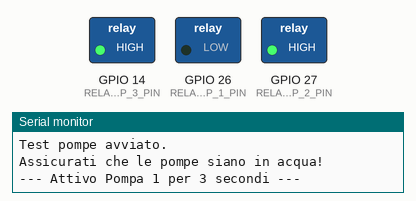
A sketch run on a simulated ESP32. On the bench: switched loads named in the sketch (green lamp = pin HIGH), the last lines printed to the serial monitor.

Above: at 4.5 s.
At 9.5 s:
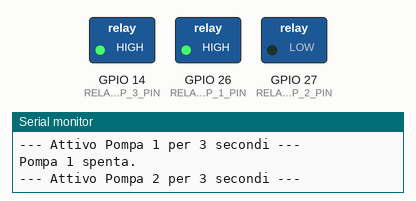
At 14.5 s:
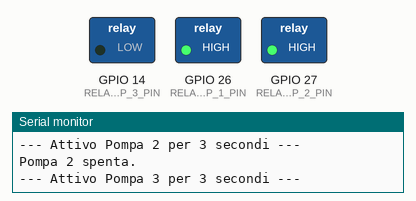
At 25.0 s:
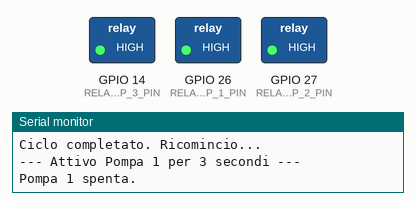
Timing chart, 0 to 26.4 s (numbered marks = the images above):
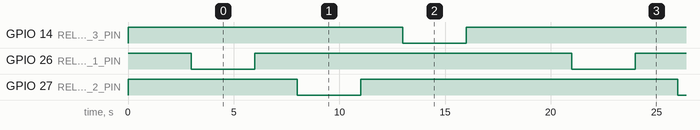

The sketch:

Test_Pumps.ino
```cpp
/*
  Test_Pumps.ino
  ------------------------------------------------
  Sketch di TEST per verificare il funzionamento
  delle 3 pompe tramite il modulo relè.

  ATTENZIONE: metti le pompe in acqua prima di
  avviare questo sketch — non farle girare a secco!

  Ogni pompa si attiva per 3 secondi, poi si spegne.
  Poi passa alla successiva.
*/

#define RELAY_PUMP_1_PIN 26
#define RELAY_PUMP_2_PIN 27
#define RELAY_PUMP_3_PIN 14

void setup() {
  Serial.begin(115200);

  pinMode(RELAY_PUMP_1_PIN, OUTPUT);
  pinMode(RELAY_PUMP_2_PIN, OUTPUT);
  pinMode(RELAY_PUMP_3_PIN, OUTPUT);

  // Tutte le pompe spente (HIGH = relè disattivato)
  digitalWrite(RELAY_PUMP_1_PIN, HIGH);
  digitalWrite(RELAY_PUMP_2_PIN, HIGH);
  digitalWrite(RELAY_PUMP_3_PIN, HIGH);

  Serial.println("Test pompe avviato.");
  Serial.println("Assicurati che le pompe siano in acqua!");
  delay(3000); // 3 secondi per prepararsi
}

void loop() {
  Serial.println("--- Attivo Pompa 1 per 3 secondi ---");
  digitalWrite(RELAY_PUMP_1_PIN, LOW);
  delay(3000);
  digitalWrite(RELAY_PUMP_1_PIN, HIGH);
  Serial.println("Pompa 1 spenta.");
  delay(2000);

  Serial.println("--- Attivo Pompa 2 per 3 secondi ---");
  digitalWrite(RELAY_PUMP_2_PIN, LOW);
  delay(3000);
  digitalWrite(RELAY_PUMP_2_PIN, HIGH);
  Serial.println("Pompa 2 spenta.");
  delay(2000);

  Serial.println("--- Attivo Pompa 3 per 3 secondi ---");
  digitalWrite(RELAY_PUMP_3_PIN, LOW);
  delay(3000);
  digitalWrite(RELAY_PUMP_3_PIN, HIGH);
  Serial.println("Pompa 3 spenta.");
  delay(2000);

  Serial.println("Ciclo completato. Ricomincio...");
  delay(3000);
}
```

Measured:
- by itself, GPIO 14 (RELAY_PUMP_3_PIN), GPIO 26 (RELAY_PUMP_1_PIN), GPIO 27 (RELAY_PUMP_2_PIN): alternates HIGH for 15.0 s and LOW for 3.0 s
- by itself, everything shown: repeats every 18.0 s, in 6 steps
